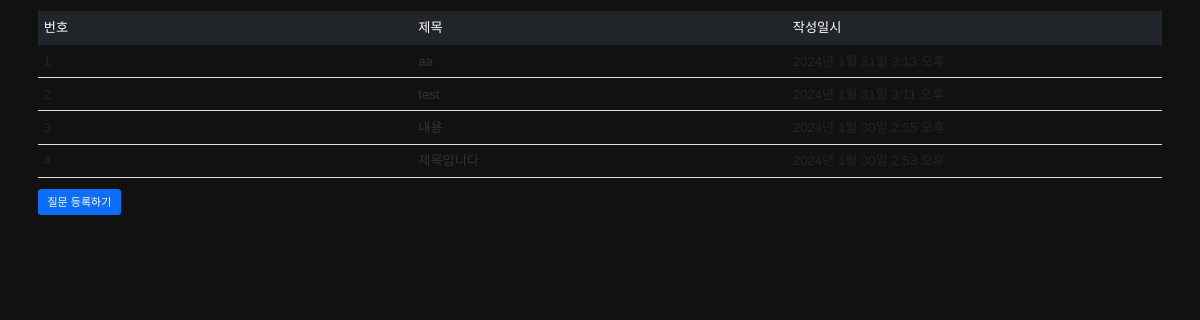
The page /asfo/ on the database its author committed.
### asfo/models.py (models this page shows, shortened)
class Question(models.Model):
    subject = models.CharField(max_length=200)
    content = models.TextField()
    create_date = models.DateTimeField()

### asfo/views/base_views.py (the view)
# urls.py: path('', base_views.index, name='index'),  # '/' 에 해당되는 path
def index(request):
    question_list = Question.objects.order_by('-create_date')
    context = {'question_list': question_list}
    return render(request, 'asfo/question_list.html', context)

### templates/asfo/question_list.html
{% extends 'base.html' %}
{% block content %}
<div class="container my-3">
    <table class="table">
        <thead>
        <tr class="table-dark">
            <th>번호</th>
            <th>제목</th>
            <th>작성일시</th>
        </tr>
        </thead>
        <tbody>
        {% if question_list %}
        {% for question in question_list %}
        <tr>
            <td>{{ forloop.counter }}</td>
            <td>
                <a href="{% url 'asfo:detail' question.id %}">{{ question.subject }}</a>
            </td>
            <td>{{ question.create_date }}</td>
        </tr>
        {% endfor %}
        {% else %}
        <tr>
            <td colspan="3">질문이 없습니다.</td>
        </tr>
        {% endif %}
        </tbody>
    </table>
<a href="{% url 'asfo:question_create' %}" class="btn btn-primary">질문 등록하기</a>
</div>
{% endblock %}

### static/css/mobile.css (style rules this page uses)
html,body,div,ul,ol,li,dl,dt,dd,h1,h2,h3,h4,h5,h6,p,table,th,td,form,fieldset,legend,input,textarea,select,button,hr,blockquote,pre,iframe { margin:0;padding:0; }
table { border-collapse:collapse;table-layout:fixed;empty-cells:show; }
caption,th { font-weight:normal;text-align:left; }
address,caption,cite,code,dfn,th { font-style:normal;font-weight:normal; }
html { font-size:10px; -webkit-text-size-adjust:100%; }
body { color:#333;font:1.2rem/1.6 arial,'\5fae\8f6f\96c5\9ed1',sans-serif; }
a, a:hover { color:#333;text-decoration:none; -webkit-tap-highlight-color:rgba(0,0,0,0); }
@media (min-width:414px) { html { font-size:11px; } }
@media (min-width:640px) { body { background-color:#111 !important; } }
@media (min-width:1200px) { body { overflow-y:scroll; } }

### rows shown on the page
Question: subject "aa", create_date "2024년 1월 31일 3:13 오후"
Question: subject "test", create_date "2024년 1월 31일 3:11 오후"
Question: subject "내용", create_date "2024년 1월 30일 2:55 오후"
Question: subject "제목입니다", create_date "2024년 1월 30일 2:53 오후"
